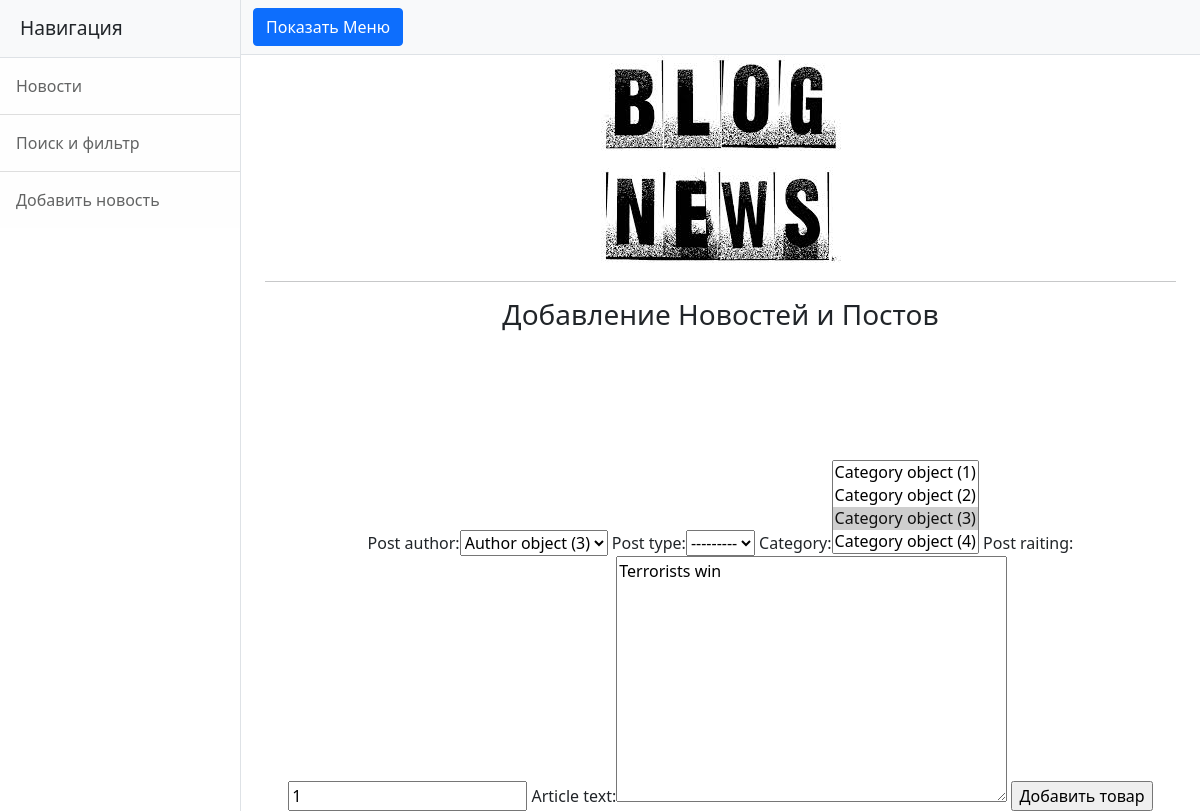
Before: /7/edit with the older database file.
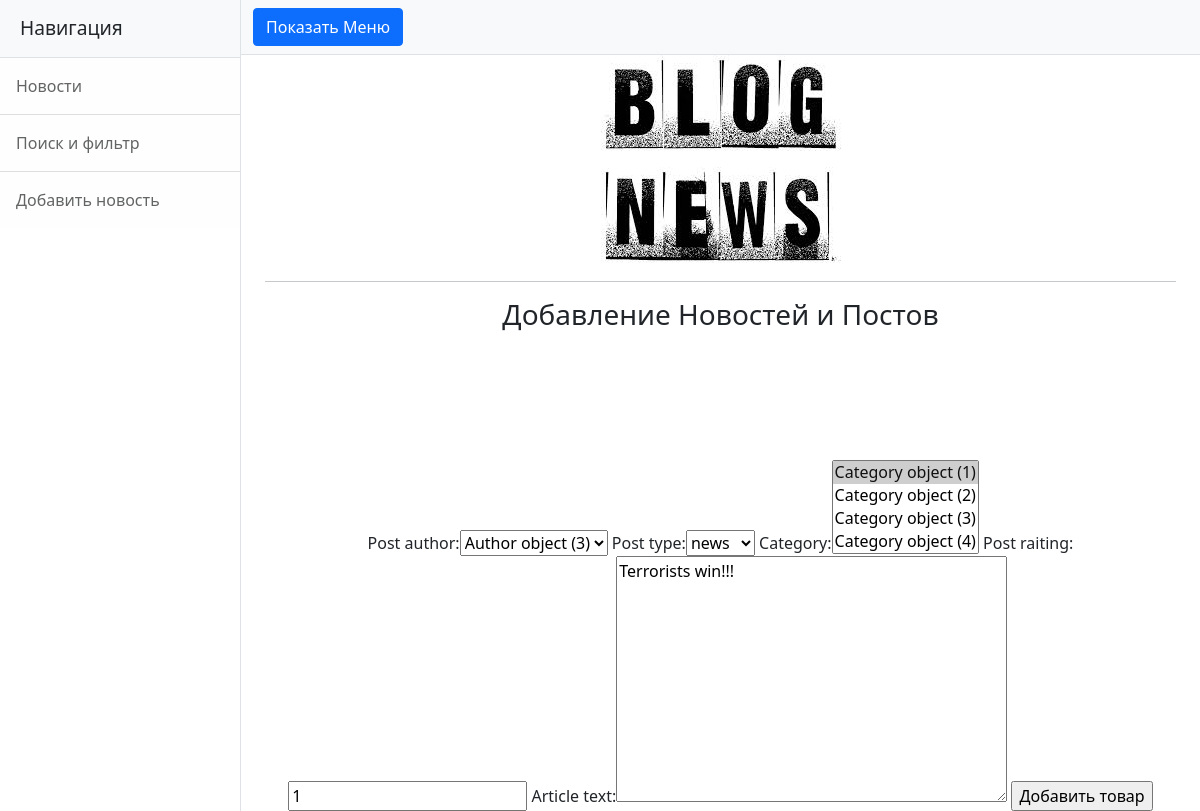
After: the same page with the newer database file.
### news/models.py (models this page shows, shortened)
class Post(models.Model):
    post = 'PO'
    news = 'NW'
    POSITIONS=[
    (post,'post'),
    (news,'news'),]
    post_author = models.ForeignKey(Author, on_delete = models.CASCADE)
    post_type = models.CharField(max_length=2, choices= POSITIONS)
    post_date_created = models.DateField(auto_now_add = True)
    post_detailed_data_created = models.TimeField(auto_now_add = True)
    category = models.ManyToManyField(Category, through = 'PostCategory')
    head_of_post = models.CharField(max_length = 255)
    article_text = models.TextField()
    post_raiting = models.IntegerField(default = 1)

### news/views.py (the view)
# urls.py: path('<int:pk>/edit', ProductUpdateView.as_view(), name='update_post_detail'),
class ProductUpdateView(UpdateView):
    template_name = 'add_news.html'
    form_class = PostForm
    def get_object(self, **kwargs):
        id = self.kwargs.get('pk')
        return Post.objects.get(pk=id)

### news/forms.py
class PostForm(ModelForm):
    class Meta:
        model = Post
        fields = ['id', 'post_author', 'post_type', 'category', 'post_raiting','article_text']

### templates/add_news.html (shortened to what this page needs)
{% extends 'flatpages/default.html' %}
{% load custom_filters %}
{% block content %}
    <hr>
    <h3>Добавление Новостей и Постов</h3>
    <br>
    <br>
    <br>
<br>
<br>
<form method="POST">
    {{ form }}
    <input type="submit" value="Добавить товар">
</form>
{% endblock content %}

Changed rows visible on the page:
changed Post "Author object (3)": post_type "---------" → "news"; article_text "Terrorists win" → "Terrorists win!!!"
Other visible differences:
form field category: "Category object (1) / Category object (2) / Category object (3) ☑ / Category object (4)" → "Category object (1) ☑ / Category object (2) / Category object (3) / Category object (4)"
